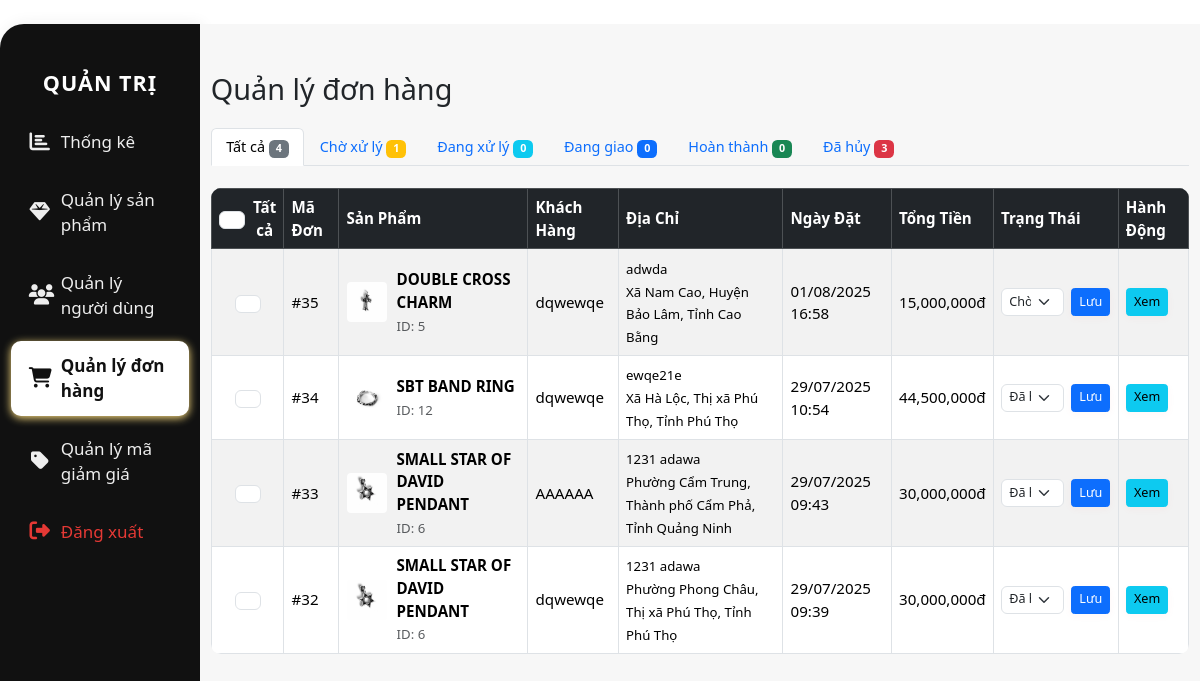
The page /public/admin_dashboard.php?page=orders (signed in) on the database its author committed.
### tables this page shows
CREATE TABLE `order_items` (
  `id` int(11) NOT NULL,
  `order_id` int(11) NOT NULL,
  `product_id` int(11) NOT NULL,
  `quantity` int(11) DEFAULT 1,
  `price` int(11) DEFAULT 0
);

CREATE TABLE `orders` (
  `id` int(11) NOT NULL,
  `user_id` int(11) NOT NULL,
  `fullname` varchar(255) DEFAULT NULL,
  `phone` varchar(30) DEFAULT NULL,
  `email` varchar(255) DEFAULT NULL,
  `city` varchar(100) DEFAULT NULL,
  `district` varchar(100) DEFAULT NULL,
  `ward` varchar(100) DEFAULT NULL,
  `address` varchar(255) DEFAULT NULL,
  `created_at` timestamp NOT NULL DEFAULT current_timestamp(),
  `status` varchar(50) DEFAULT 'pending',
  `total` int(11) DEFAULT 0,
  `note` text DEFAULT NULL,
  `payment` enum('cod','bank') DEFAULT 'cod',
  `coupon` varchar(50) DEFAULT NULL,
  `product_id` int(11) DEFAULT NULL
);

CREATE TABLE `products` (
  `id` int(11) NOT NULL,
  `name` varchar(255) NOT NULL,
  `type` varchar(50) NOT NULL,
  `price` int(11) NOT NULL,
  `stock` int(11) DEFAULT 0,
  `description` text DEFAULT NULL,
  `img` varchar(255) DEFAULT NULL,
  `label` varchar(50) DEFAULT NULL,
  `rented` int(11) DEFAULT 0,
  `star` int(11) DEFAULT 5,
  `views` int(11) DEFAULT 0
);

### app/views/admin/orders/index.php (the view, shortened to what this page needs)
<?php
$db = Database::getInstance()->getConnection();
$currentStatus = $_GET['status'] ?? 'all';
$whereClause = "";
$orders = $db->query("
    SELECT o.*,
           COALESCE(p.name, 'Sản phẩm không tồn tại') as product_name,
           COALESCE(p.price, o.total) as product_price,
           p.img,
           COALESCE(c.name, o.city) as city_name,
           COALESCE(d.name, o.district) as district_name,
           COALESCE(w.name, o.ward) as ward_name,
           oi.quantity as item_quantity
    FROM orders o
    LEFT JOIN order_items oi ON o.id = oi.order_id
    LEFT JOIN products p ON oi.product_id = p.id
    LEFT JOIN cities c ON o.city = c.id
    LEFT JOIN districts d ON o.district = d.id
    LEFT JOIN wards w ON o.ward = w.id
    $whereClause
    ORDER BY o.created_at DESC
")->fetchAll(PDO::FETCH_ASSOC);
$statusCounts = [];
$allStatuses = ['all', 'pending', 'processing', 'shipped', 'delivered', 'cancelled'];
foreach ($allStatuses as $status) {
    if ($status === 'all') {
        $count = $db->query("SELECT COUNT(*) FROM orders")->fetchColumn();
    } else {
        $count = $db->query("SELECT COUNT(*) FROM orders WHERE status = '$status'")->fetchColumn();
    }
    $statusCounts[$status] = $count;
}
$statuses = ['pending', 'processing', 'shipped', 'delivered', 'cancelled'];
$statusLabels = [
    'pending' => 'Chờ xử lý',
    'processing' => 'Đang xử lý',
    'shipped' => 'Đang giao',
    'delivered' => 'Hoàn thành',
    'cancelled' => 'Đã hủy'
];
?>
<!DOCTYPE html>
<html lang="vi">
<head>
    <link rel="stylesheet" href="/test/public/assets/style.css">
    <link rel="stylesheet" href="https://cdnjs.cloudflare.com/ajax/libs/font-awesome/6.4.2/css/all.min.css">
    <link href="https://cdn.jsdelivr.net/npm/bootstrap@5.3.3/dist/css/bootstrap.min.css" rel="stylesheet">
</head>
<body>
<div class="container-fluid">
    <div class="row">
        <nav class="col-md-2 admin-sidebar">
            <h4 class="mt-4 mb-4 text-center">QUẢN TRỊ</h4>
            <a href="admin_dashboard.php" class="<?= !isset($_GET['page']) ? 'active' : '' ?>"><i class="fa fa-chart-bar"></i> Thống kê</a>
            <a href="admin_dashboard.php?page=products" class="<?= ($_GET['page'] ?? '') == 'products' ? 'active' : '' ?>"><i class="fa fa-gem"></i> Quản lý sản phẩm</a>
            <a href="admin_dashboard.php?page=users" class="<?= ($_GET['page'] ?? '') == 'users' ? 'active' : '' ?>"><i class="fa fa-users"></i> Quản lý người dùng</a>
            <a href="admin_dashboard.php?page=orders" class="<?= ($_GET['page'] ?? '') == 'orders' ? 'active' : '' ?>"><i class="fa fa-shopping-cart"></i> Quản lý đơn hàng</a>
            <a href="admin_dashboard.php?page=coupons" class="<?= ($_GET['page'] ?? '') == 'coupons' ? 'active' : '' ?>"><i class="fa fa-tag"></i> Quản lý mã giảm giá</a>
            <a href="logout.php" class="text-danger"><i class="fa fa-sign-out-alt"></i> Đăng xuất</a>
        </nav>
        <main class="col-md-10 admin-main-content">
            <h2 class="mb-4">Quản lý đơn hàng</h2>
            <ul class="nav nav-tabs mb-4" id="orderTabs" role="tablist">
                <li class="nav-item" role="presentation">
                    <a class="nav-link <?= $currentStatus === 'all' ? 'active' : '' ?>"
                       href="admin_dashboard.php?page=orders&status=all">
                        Tất cả <span class="badge bg-secondary"><?= $statusCounts['all'] ?></span>
                    </a>
                </li>
                <li class="nav-item" role="presentation">
                    <a class="nav-link <?= $currentStatus === 'pending' ? 'active' : '' ?>"
                       href="admin_dashboard.php?page=orders&status=pending">
                        Chờ xử lý <span class="badge bg-warning"><?= $statusCounts['pending'] ?></span>
                    </a>
                </li>
                <li class="nav-item" role="presentation">
                    <a class="nav-link <?= $currentStatus === 'processing' ? 'active' : '' ?>"
                       href="admin_dashboard.php?page=orders&status=processing">
                        Đang xử lý <span class="badge bg-info"><?= $statusCounts['processing'] ?></span>
                    </a>
                </li>
                <li class="nav-item" role="presentation">
                    <a class="nav-link <?= $currentStatus === 'shipped' ? 'active' : '' ?>"
                       href="admin_dashboard.php?page=orders&status=shipped">
                        Đang giao <span class="badge bg-primary"><?= $statusCounts['shipped'] ?></span>
                    </a>
                </li>
                <li class="nav-item" role="presentation">
                    <a class="nav-link <?= $currentStatus === 'delivered' ? 'active' : '' ?>"
                       href="admin_dashboard.php?page=orders&status=delivered">
                        Hoàn thành <span class="badge bg-success"><?= $statusCounts['delivered'] ?></span>
                    </a>
                </li>
                <li class="nav-item" role="presentation">
                    <a class="nav-link <?= $currentStatus === 'cancelled' ? 'active' : '' ?>"
                       href="admin_dashboard.php?page=orders&status=cancelled">
                        Đã hủy <span class="badge bg-danger"><?= $statusCounts['cancelled'] ?></span>
                    </a>
                </li>
            </ul>
            <table class="table table-bordered table-striped bg-white">
                <thead class="table-dark">
                    <tr>
                        <th class="checkbox-cell">
                            <div class="select-all-container">
                                <input type="checkbox" id="selectAll" class="form-check-input">
                                <label for="selectAll" class="form-check-label text-white">Tất cả</label>
                            </div>
                        </th>
                        <th>Mã Đơn</th>
                        <th>Sản Phẩm</th>
                        <th>Khách Hàng</th>
                        <th>Địa Chỉ</th>
                        <th>Ngày Đặt</th>
                        <th>Tổng Tiền</th>
                        <th>Trạng Thái</th>
                        <th>Hành Động</th>
                    </tr>
                </thead>
                <tbody>
                    <?php foreach ($orders as $order): ?>
                        <tr>
                            <td class="checkbox-cell">
                                <input type="checkbox" name="order_ids[]" value="<?= $order['id'] ?>" class="form-check-input order-checkbox">
                            </td>
                            <td>#<?= $order['id'] ?></td>
                            <td>
                                <div class="d-flex align-items-center">
                                    <?php if ($order['img'] && $order['product_name'] !== 'Sản phẩm đã bị xóa'): ?>
                                        <img src="<?= htmlspecialchars($order['img']) ?>"
                                             alt="<?= htmlspecialchars($order['product_name']) ?>"
                                             style="width: 40px; height: 40px; object-fit: cover; border-radius: 4px; margin-right: 10px;"
                                             onerror="this.src='https://via.placeholder.com/40x40/eee/999?text=No+Image'">
                                    <?php else: ?>
                                        <div style="width: 40px; height: 40px; background: #f8d7da; border-radius: 4px; display: flex; align-items: center; justify-content: center; margin-right: 10px;">
                                            <i class="fa fa-trash text-danger" style="font-size: 12px;"></i>
                                        </div>
                                    <?php endif; ?>
                                    <div>
                                        <div class="fw-bold <?= $order['product_name'] === 'Sản phẩm đã bị xóa' ? 'text-danger' : '' ?>">
                                            <?= htmlspecialchars($order['product_name']) ?>
                                        </div>
                                        <small class="text-muted">ID: <?= $order['product_id'] ?></small>
                                    </div>
                                </div>
                            </td>
                            <td><?= htmlspecialchars($order['fullname']) ?></td>
                            <td>
                                <small>
                                    <?= htmlspecialchars($order['address']) ?><br>
                                    <?= htmlspecialchars($order['ward_name'] . ', ' . $order['district_name'] . ', ' . $order['city_name']) ?>
                                </small>
                            </td>
                            <td><?= date('d/m/Y H:i', strtotime($order['created_at'])) ?></td>
                            <td><?= number_format($order['total']) ?>đ</td>
                            <td>
                                <form method="POST" class="d-flex status-form">
                                    <select name="status" class="form-select form-select-sm">
                                        <?php foreach ($statuses as $status): ?>
                                            <option value="<?= $status ?>" <?= $order['status'] == $status ? 'selected' : '' ?>>
                                                <?= $statusLabels[$status] ?>
                                            </option>
                                        <?php endforeach; ?>
                                    </select>
                                    <button type="submit" name="update_status" class="btn btn-primary btn-sm ms-2">Lưu</button>
                                </form>
                            </td>
                            <td>
                                <a href="admin_dashboard.php?page=order_details&id=<?= $order['id'] ?>" class="btn btn-info btn-sm">Xem</a>
                            </td>
                        </tr>
                    <?php endforeach; ?>
                </tbody>
            </table>
        </main>
    </div>
</div>
</body>
</html>

### public/assets/style.css (style rules this page uses)
html { font-size: 90%; }
body { font-family: 'Roboto', Arial, sans-serif; background: #f7f7f7; color: #222; }
.container, .container-fluid { padding-top: 24px; padding-bottom: 24px; }
.btn, .btn-buy, .btn-rent { border-radius: 8px; font-size: 1.08rem; padding: 10px 22px; font-weight: 500; transition: background 0.2s, color 0.2s, box-shadow 0.2s; box-shadow: 0 2px 8px rgba(229,57,53,0.04); }
.btn-primary, .btn-buy { background: #e53935; color: #fff; border: none; }
input, select, textarea { border-radius: 6px !important; font-size: 1.05rem; padding: 8px 12px; }
.table { border-radius: 10px; overflow: hidden; background: #fff; }
.table th, .table td { vertical-align: middle; font-size: 1.05rem; }
main { padding: 2em; background: #fff; min-height: 400px; }
.admin-sidebar { min-height: 100vh; background: linear-gradient(135deg, #ffd600 80%, #fffbe6 100%); border-radius: 0 18px 18px 0; box-shadow: 2px 0 16px rgba(0,0,0,0.07); padding-top: 32px; padding-bottom: 32px; display: flex; flex-direction: column; align-items: stretch; }
.admin-sidebar h4 { font-size: 1.5rem; font-weight: bold; letter-spacing: 1px; color: #222; margin-bottom: 32px; }
.admin-sidebar a { color: #222; font-weight: 500; display: flex; align-items: center; gap: 12px; padding: 14px 22px; text-decoration: none; border-radius: 10px; margin-bottom: 10px; transition: background 0.2s, color 0.2s, box-shadow 0.2s; font-size: 1.12rem; background: transparent; box-shadow: none; }
.admin-sidebar a.active, .admin-sidebar a:hover { background: #fffbe6; color: #e53935; font-weight: bold; box-shadow: 0 2px 8px #ffe082; }
.admin-sidebar a i { font-size: 1.2em; min-width: 22px; text-align: center; }
.admin-main-content { padding: 48px 40px 32px 40px; background: #f7f7f7; min-height: 100vh; }
.btn-primary, .btn-success, .btn-danger { font-weight: 500; border-radius: 20px; font-size: 1.08rem; padding: 10px 22px; box-shadow: 0 2px 8px rgba(229,57,53,0.04); transition: background 0.2s, color 0.2s; }

### app/views/admin/orders/index.php (style rules this page uses)
.select-all-container { display: flex; align-items: center; gap: 8px; }
.checkbox-cell { width: 50px; text-align: center; }
.admin-sidebar { min-height: 100vh; background: #111; border-radius: 24px 0 0 0; padding-top: 24px; }
.admin-sidebar h4 { font-weight: bold; text-align: center; margin-bottom: 32px; letter-spacing: 1px; color: #fff; }
.admin-sidebar a { color: #eee; font-weight: 500; display: flex; align-items: center; gap: 10px; padding: 12px 18px; text-decoration: none; border-radius: 10px; margin-bottom: 8px; font-size: 17px; transition: background 0.2s, color 0.2s; }
.admin-sidebar a.active, .admin-sidebar a:hover { background: #fff; color: #111; }
.admin-sidebar a.text-danger { color: #e53935 !important; }

### rows shown on the page
order_items: order "35", product.img (picture), product_name "DOUBLE CROSS CHARM", order.product_id "5", order.fullname "dqwewqe", order.address "adwda", city_name "Xã Nam Cao, Huyện Bảo Lâm, Tỉnh Cao Bằng", order.created_at "01/08/2025 16:58", order.total "15,000,000"
order_items: order "34", product.img (picture), product_name "SBT BAND RING", order.product_id "12", order.fullname "dqwewqe", order.address "ewqe21e", city_name "Xã Hà Lộc, Thị xã Phú Thọ, Tỉnh Phú Thọ", order.created_at "29/07/2025 10:54", order.total "44,500,000"
order_items: order "33", product.img (picture), product_name "SMALL STAR OF DAVID PENDANT", order.product_id "6", order.fullname "AAAAAA", order.address "1231 adawa", city_name "Phường Cẩm Trung, Thành phố Cẩm Phả, Tỉnh Quảng Ninh", order.created_at "29/07/2025 09:43", order.total "30,000,000"
order_items: order "32", product.img (picture), product_name "SMALL STAR OF DAVID PENDANT", order.product_id "6", order.fullname "dqwewqe", order.address "1231 adawa", city_name "Phường Phong Châu, Thị xã Phú Thọ, Tỉnh Phú Thọ", order.created_at "29/07/2025 09:39", order.total "30,000,000"

### other values the page prints
$statusCounts['all'] "4"
$statusCounts['pending'] "1"
$statusCounts['processing'] "0"
$statusCounts['shipped'] "0"
$statusCounts['delivered'] "0"
$statusCounts['cancelled'] "3"
form field status "Chờ xử lý"
form field status "Đã hủy"
